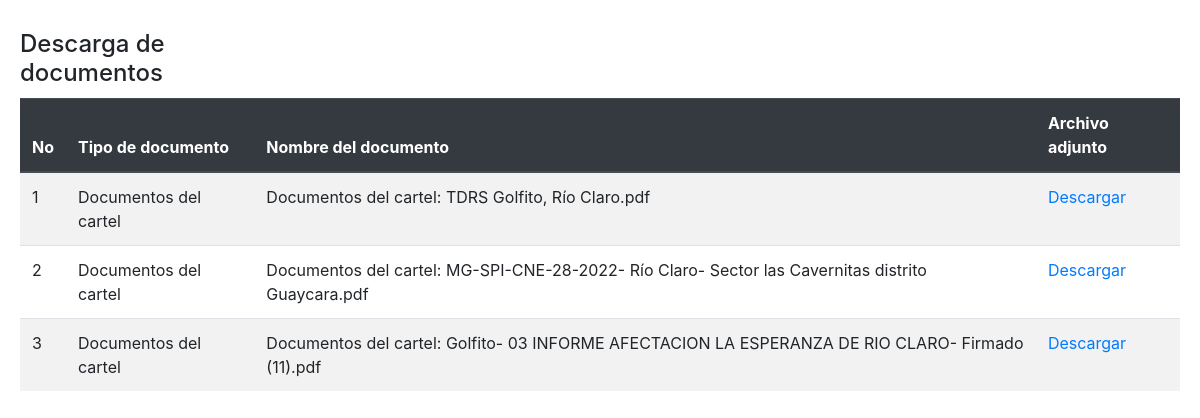
Page /descargaDoc.php?concurso_numero_procedimiento=2022PI-000237-0006500001 on the committed database.
### tables this page shows
CREATE TABLE `enlace_detalle_concursos` (
  `id` int(11) NOT NULL,
  `concurso_numero_procedimiento` varchar(200) NOT NULL,
  `nombre` varchar(200) NOT NULL,
  `link` varchar(200) NOT NULL
);

### descargaDoc.php (the view, shortened to what this page needs)
<?php
$concurso_numero_procedimiento = $_GET['concurso_numero_procedimiento'];
$query = "SELECT * FROM enlace_detalle_concursos WHERE concurso_numero_procedimiento = '" . $concurso_numero_procedimiento . "' AND nombre LIKE '%Documentos del cartel: %'";
$result = filterRecord($query);
function filterRecord($query)
{
    include "conect.php";
    $filter_result = mysqli_query($mysqli, $query);
    return $filter_result;
}
?>
<!DOCTYPE html>
<html>
<head>
    <link rel="stylesheet" href="https://cdn.jsdelivr.net/npm/bootstrap@4.3.1/dist/css/bootstrap.min.css">
    <link rel="stylesheet" href="styles.css">
</head>
<body class="body">
    <header id="header">
        <header id="header">
            <div class="row">
                <div class="col-2 sidebar">
                    <h4 class="volver">Descarga de documentos</h4>
                </div>
            </div>
        </header>
    </header>
    <?php
    echo "<table class='table table-striped '>
    <thead class='thead-dark'>
    <tr>
    <th>No</th>
    <th>Tipo de documento</th>
	<th>Nombre del documento</th>
	<th>Archivo adjunto</th>
    </tr>
    </thead>";
    $iterator = 0;
    while ($row = mysqli_fetch_array($result)) {
        $iterator += 1;
        echo "<tbody>";
        echo "<tr>";
        echo "<td>" . $iterator . "</td>";
        echo "<td>Documentos del cartel	</td>";
        echo "<td>" . $row['nombre'] . "</td>";
        echo "<td><a href='" . $row['link'] . "'>Descargar</a></td>";
        echo "</tr>";
        echo "<tbody";
    }
    ?>
</body>
</html>

### styles.css (style rules this page uses)
.body { margin: 20px; }
.volver { margin: 10px 0px; }
.table tr th { cursor: pointer; -webkit-user-select: none; -moz-user-select: none; -ms-user-select: none; user-select: none; }

### rows in the picture
enlace_detalle_concursos: nombre "Documentos del cartel: TDRS Golfito, Río Claro.pdf"
enlace_detalle_concursos: nombre "Documentos del cartel: MG-SPI-CNE-28-2022- Río Claro- Sector las Cavernitas distrito Guaycara.pdf"
enlace_detalle_concursos: nombre "Documentos del cartel: Golfito- 03 INFORME AFECTACION LA ESPERANZA DE RIO CLARO- Firmado (11).pdf"
